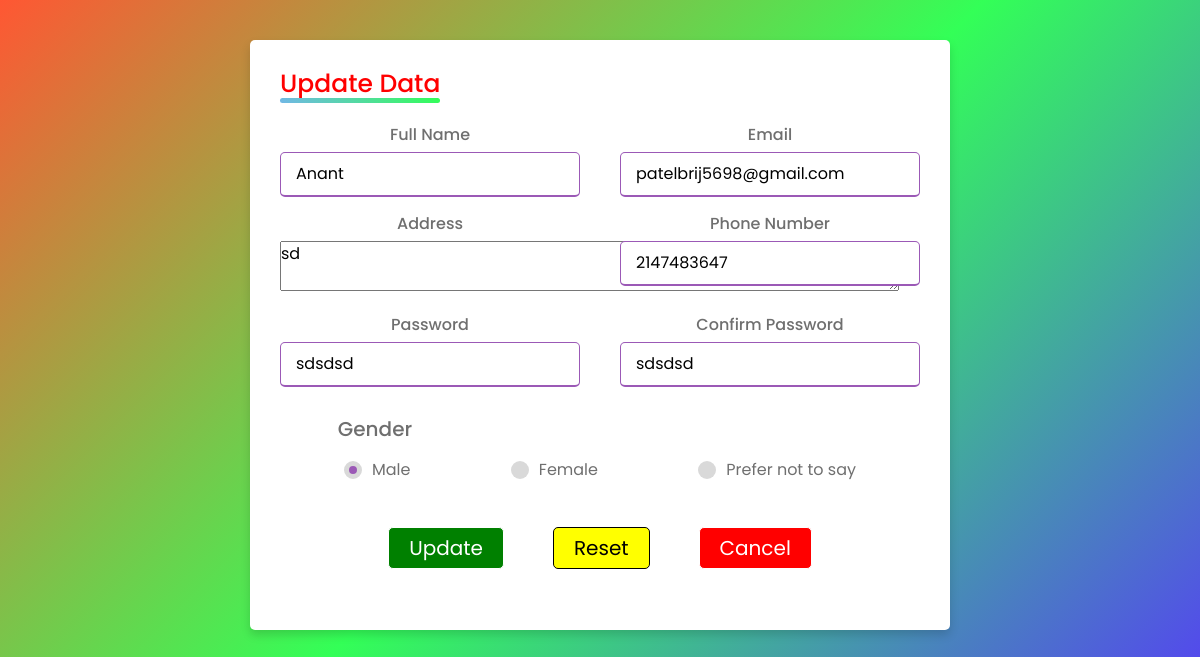
Screenshot of /Admin/edit.php?edit_id=100 with the database file from the repository.
### tables this page shows
CREATE TABLE `store` (
  `u_id` int(11) NOT NULL,
  `u_fname` varchar(30) NOT NULL,
  `u_email` varchar(30) NOT NULL,
  `u_address` varchar(30) NOT NULL,
  `u_contact` int(10) NOT NULL,
  `u_pwd` varchar(30) NOT NULL,
  `u_rptpwd` varchar(30) NOT NULL,
  `u_gender` varchar(30) NOT NULL
);

### Admin/edit.php (the view, shortened to what this page needs)
<?php
	include "croma_sql.php";
	if(isset($_GET['edit_id']))
	{
		$sql = "SELECT * FROM store WHERE u_id=" .$_GET['edit_id'];
		$result = mysqli_query($con,$sql);
		$row = mysqli_fetch_array($result);
	}
?>
<!DOCTYPE html>
<html lang="en" dir="ltr">
  <head>
    <link rel="stylesheet" href="style.css">
   </head>
<body style="background: linear-gradient(135deg, #FF5733, #33FF57, #5733FF); background-repeat: no-repeat;">
  <center style="padding-top: 5vh; padding-bottom: 17.5vh;">
      <div class="container">
    <div class="title" style="padding-right: 479.5px; color: red">Update Data</div>
    <div class="content">
      <form action="edit.php?edit_id=<?php echo $row['u_id']; ?>" method="POST" onsubmit="return form()">
        <div class="user-details">
          <div class="input-box">
            <span class="details">Full Name</span>
            <input type="text" name="txtfname" id="userfname" placeholder="Enter your name" value="<?php echo $row['u_fname']; ?>">
          </div>
          <div class="input-box">
            <span class="details">Email</span>
            <input type="email"  name="txtemail" id="useremail" placeholder="Enter your email" value="<?php echo $row['u_email']; ?>">
          </div>
          <div class="input-box">
            <span class="details">Address</span>
            <textarea cols="43" rows="2" name="txtadd" id="useraddress"><?php echo $row['u_address']; ?></textarea>
          </div>
          <div class="input-box">
            <span class="details">Phone Number</span>
            <input type="text" name="txtcnct" id="usercontact"placeholder="Enter your number" value="<?php echo $row['u_contact']; ?>">
          </div>
          <div class="input-box">
            <span class="details">Password</span>
            <input type="text" name="txtpwd" id="userpassword" placeholder="Enter your password" value="<?php echo $row['u_pwd']; ?>">
          </div>
          <div class="input-box">
            <span class="details">Confirm Password</span>
            <input type="text" name="txtrptpwd"  id="userRepeatPassword" placeholder="Confirm your password" value="<?php echo $row['u_rptpwd']; ?>">
          </div>
        </div>
        <div class="gender-details">
          <span class="gender-title" style="padding-right: 450px;">Gender</span><br>
          <div class="category">
            <label for="dot-1" >
            <span class="dot one" <?php ?>></span>
            <span class="usergender">Male</span>
          </label>
          <label for="dot-2" >
            <span class="dot two"></span>
            <span class="usergender" >Female</span>
          </label>
          <label for="dot-3" >
            <span class="dot three"></span>
            <span class="usergender">Prefer not to say</span>
            </label>
          </div>
        </div>
        <center>
        <div class="button">
          <button type="submit" name="btn-update" onclick="update()" style="background-color: green; border: solid 1px; color:white; padding: 5px 20px; text-decoration: none; margin: 2px 1px; cursor: pointer; Border-radius:5px; Font-size:20px";>Update</button>&nbsp;&nbsp;&nbsp;&nbsp;&nbsp;&nbsp;&nbsp;&nbsp;&nbsp;&nbsp;
          <button type="reset" name="btn-reset" value="Reset" style="background-color: yellow; border: solid 1px; color:black; padding: 5px 20px; text-decoration: none;margin: 2px 1px; cursor: pointer; Border-radius:5px; Font-size:20px";>Reset</button>&nbsp;&nbsp;&nbsp;&nbsp;&nbsp;&nbsp;&nbsp;&nbsp;&nbsp;&nbsp;
          <a href="display.php"><button type="button" value="Cancel" style="background-color: red; border: solid 1px; color:white; padding: 5px 20px; text-decoration: none;margin: 2px 1px; cursor: pointer; Border-radius:5px; Font-size:20px";>Cancel</button></a>
        </div>
      </center>
      </form>
    </div>
  </div>
</center>
</body>
</html>

### Admin/edit.php (style rules this page uses)
* { margin: 0; padding: 0; box-sizing: border-box; font-family: 'Poppins',sans-serif; }
.container { max-width: 700px; width: 100%; background-color: #fff; padding: 25px 30px; border-radius: 5px; box-shadow: 0 5px 10px rgba(0,0,0,0.15); }
.container .title { font-size: 25px; font-weight: 500; position: relative; }
.container .title::before { content: ""; position: absolute; left: 0; bottom: 0; height: 5px; width: 160px; border-radius: 5px; background: linear-gradient(45deg, #71b7e6, #33FF57); }
.content form .user-details { display: flex; flex-wrap: wrap; justify-content: space-between; margin: 20px 0 12px 0; }
form .user-details .input-box { margin-bottom: 15px; width: calc(100% / 2 - 20px); }
form .input-box span.details { display: block; font-weight: 500; margin-bottom: 5px; }
.user-details .input-box input { height: 45px; width: 100%; outline: none; font-size: 16px; border-radius: 5px; padding-left: 15px; border: 1px solid #ccc; border-bottom-width: 2px; transition: all 0.3s ease; }
.user-details .input-box input:focus, .user-details .input-box input:valid { border-color: #9b59b6; }
form .gender-details .gender-title { font-size: 20px; font-weight: 500; }
form .category { display: flex; width: 80%; margin: 14px 0 ; justify-content: space-between; }
form .category label { display: flex; align-items: center; cursor: pointer; }
form .category label .dot { height: 18px; width: 18px; border-radius: 50%; margin-right: 10px; background: #d9d9d9; border: 5px solid transparent; transition: all 0.3s ease; }
#dot-1:checked ~ .category label .one, #dot-2:checked ~ .category label .two, #dot-3:checked ~ .category label .three { background: #9b59b6; border-color: #d9d9d9; }
form .button { height: 45px; margin: 35px 0 }

### rows the page displays
store: txtfname "Anant", txtemail "patelbrij5698@gmail.com", txtadd "sd", txtcnct "2147483647", txtpwd "sdsdsd", txtrptpwd "sdsdsd"
